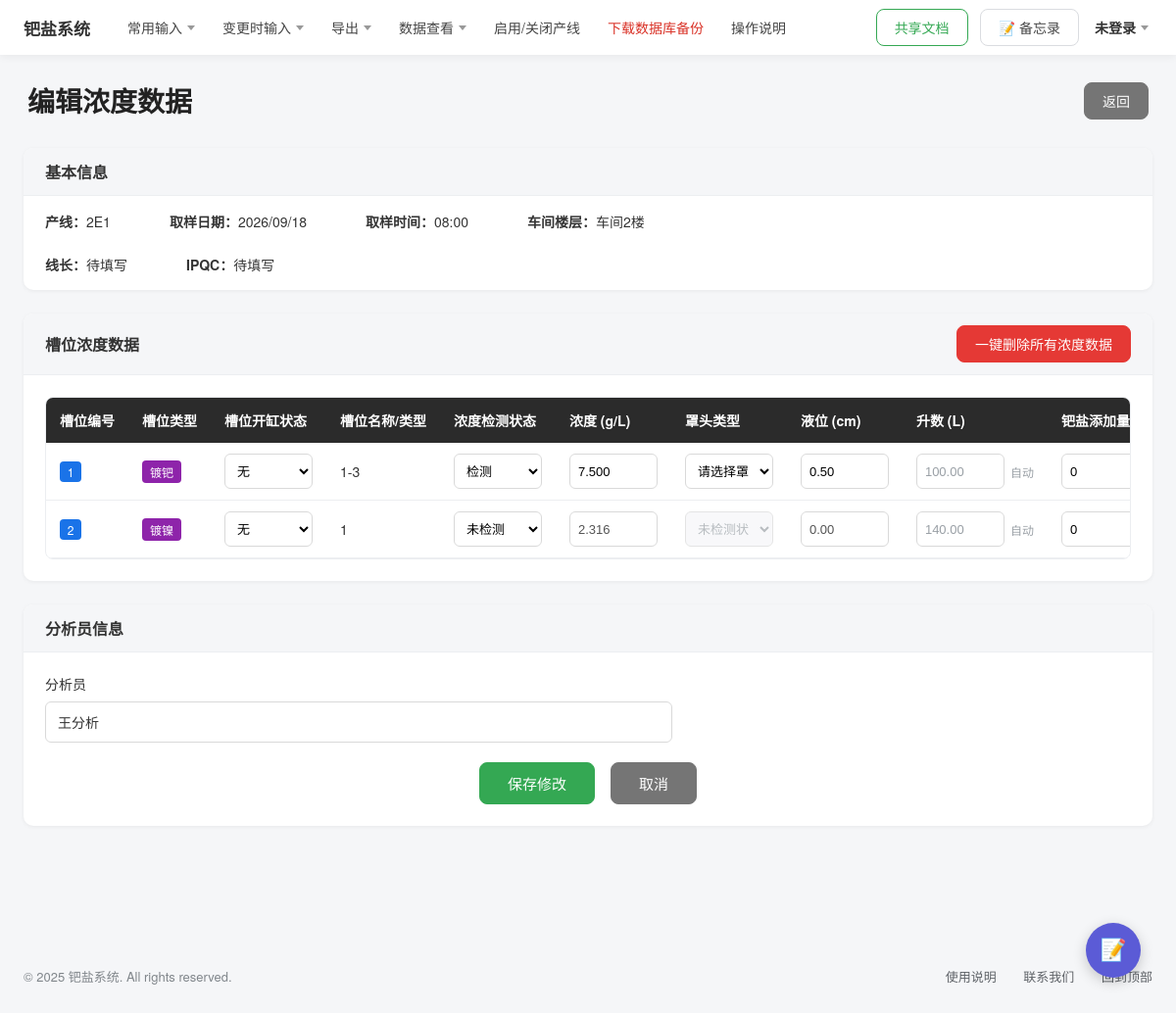
Screenshot of /concentrations/6/edit/ with the database file from the repository.
### palladium/models.py (models this page shows, shortened)
class ConcentrationRecord(models.Model):
    line = models.ForeignKey(
        ProductionLine, on_delete=models.CASCADE,
        related_name='concentration_records', verbose_name='产线',
    )
    sample_date = models.DateField('取样日期')
    sample_time = models.TimeField('取样时间', default=datetime.time(8, 0))
    line_leader = models.CharField('线长', max_length=50, blank=True, default='')
    ipqc = models.CharField('IPQC', max_length=50, blank=True, default='')
    analyst = models.CharField('分析员', max_length=50, blank=True, default='')
    created_by = models.ForeignKey(
        settings.AUTH_USER_MODEL, on_delete=models.SET_NULL,
        null=True, blank=True, related_name='concentration_records', verbose_name='输入人员',
    )
    created_at = models.DateTimeField('创建时间', auto_now_add=True)
    class Meta:
        ordering = ['-sample_date', 'line_id']
        verbose_name = '浓度数据记录'
        verbose_name_plural = '浓度数据记录'

class ProductionLine(models.Model):
    name = models.CharField('产线名称', max_length=50)
    line_no = models.CharField('产线编号', max_length=50, blank=True, default='')
    floor = models.CharField('车间楼层', max_length=20, blank=True, default='')
    plating_type = models.ForeignKey(
        PlatingType, on_delete=models.SET_NULL,
        null=True, blank=True, related_name='lines', verbose_name='镀种',
    )
    is_active = models.BooleanField('是否启用', default=True)
    sort_order = models.IntegerField('排序', default=0)
    created_by = models.ForeignKey(
        settings.AUTH_USER_MODEL, on_delete=models.SET_NULL,
        null=True, blank=True, related_name='production_lines', verbose_name='创建人',
    )
    created_at = models.DateTimeField('创建时间', auto_now_add=True)
    class Meta:
        ordering = ['sort_order', 'id']
        verbose_name = '产线'
        verbose_name_plural = '产线'

class ConcentrationSlot(models.Model):
    record = models.ForeignKey(
        ConcentrationRecord, on_delete=models.CASCADE,
        related_name='slot_rows', verbose_name='浓度记录',
    )
    slot_no = models.IntegerField('槽位编号')
    slot_type = models.CharField('槽位类型', max_length=50, blank=True, default='')
    slot_name = models.CharField('槽位名称/类型', max_length=100, blank=True, default='')
    chemical = models.CharField('化学体系', max_length=100, blank=True, default='')
    open_status = models.CharField('槽位开缸状态', max_length=20, blank=True, default='无')
    test_status = models.CharField('浓度检测状态', max_length=20, blank=True, default='未检测')
    concentration = models.CharField('浓度(g/L)', max_length=50, blank=True, default='0')
    grass_type = models.CharField('草头类型', max_length=50, blank=True, default='')
    liquid_level = models.CharField('液位(cm)', max_length=50, blank=True, default='0')
    liters = models.CharField('升数(L)', max_length=50, blank=True, default='')
    gold_salt = models.CharField('金盐添加量(g)', max_length=50, blank=True, default='')
    class Meta:
        ordering = ['slot_no', 'id']
        verbose_name = '浓度槽位数据'
        verbose_name_plural = '浓度槽位数据'

### palladium/views.py (the view, shortened to what this page needs)
# urls.py: path('concentrations/<int:pk>/edit/', views.concentration_edit, name='concentration_edit'),
def concentration_edit(request, pk):
    record = get_object_or_404(
        ConcentrationRecord.objects.select_related('line'), pk=pk)
    context = {
        'page_title': '编辑浓度数据',
        'record': record,
        'slot_rows': record.slot_rows.all(),
        'open_status_options': OPEN_STATUS,
        'test_status_options': TEST_STATUS,
        'grass_types': GRASS_TYPES,
    }
    return render(request, 'palladium/concentration_edit.html', context)

### templates/palladium/concentration_edit.html (shortened to what this page needs)
{% extends 'base.html' %}
{% load static %}
{% block extra_css %}
<link rel="stylesheet" href="{% static 'css/page-form.css' %}">
{% endblock %}
{% block page_body %}
<div class="edit-header">
    <h1>编辑浓度数据</h1>
    <a class="btn btn-gray" href="{% url 'palladium:concentration_list' %}">返回</a>
</div>
<main class="content form-page" style="max-width:100%;">
    <section class="form-card">
        <div class="form-card-header"><h2>基本信息</h2></div>
        <div class="basic-info-block">
            <div class="basic-info-line">
                <span><strong>产线：</strong>{{ record.line.name }}</span>
                <span><strong>取样日期：</strong>{{ record.sample_date|date:'Y/m/d' }}</span>
                <span><strong>取样时间：</strong>{{ record.sample_time|date:'H:i' }}</span>
                <span><strong>车间楼层：</strong>{{ record.line.floor|default:'—' }}</span>
            </div>
            <div class="basic-info-line">
                <span><strong>线长：</strong>{{ record.line_leader|default:'待填写' }}</span>
                <span><strong>IPQC：</strong>{{ record.ipqc|default:'待填写' }}</span>
            </div>
        </div>
    </section>
    <form method="post" id="concForm" novalidate>
        <section class="form-card">
            <div class="form-card-header">
                <h2>槽位浓度数据</h2>
                <a class="btn btn-red" href="javascript:void(0)" id="btn-clear-all">一键删除所有浓度数据</a>
            </div>
            <div class="form-card-body" style="padding-top:10px;">
                <div class="slot-table-wrap no-shadow">
                    <table class="list-table dark-table">
                        <thead>
                        <tr>
                            <th>槽位编号</th>
                            <th>槽位类型</th>
                            <th>槽位开缸状态</th>
                            <th>槽位名称/类型</th>
                            <th>浓度检测状态</th>
                            <th>浓度 (g/L)</th>
                            <th>罩头类型</th>
                            <th>液位 (cm)</th>
                            <th>升数 (L)</th>
                            <th>钯盐添加量 (g)</th>
                        </tr>
                        </thead>
                        <tbody>
                        {% for s in slot_rows %}
                        <tr>
                            <td><span class="slot-no-blue">{{ s.slot_no }}</span><input type="hidden" name="c_id" value="{{ s.id }}"></td>
                            <td><span class="type-badge {% if s.slot_type == '选金' %}tb-gold{% elif s.slot_type == '点镀' %}tb-cyan{% else %}tb-purple{% endif %}">{{ s.slot_type }}</span></td>
                            <td>
                                <select name="c_open" class="cell-select">
                                    {% for o in open_status_options %}
                                    <option value="{{ o }}" {% if s.open_status == o %}selected{% endif %}>{{ o }}</option>
                                    {% endfor %}
                                </select>
                            </td>
                            <td class="cell-text">{{ s.slot_name }}</td>
                            <td>
                                <select name="c_test" class="cell-select test-select">
                                    {% for t in test_status_options %}
                                    <option value="{{ t }}" {% if s.test_status == t %}selected{% endif %}>{{ t }}</option>
                                    {% endfor %}
                                </select>
                            </td>
                            <td><input type="text" name="c_conc" class="cell-input lock-field" value="{{ s.concentration }}" {% if s.test_status != '检测' %}disabled{% endif %}></td>
                            <td>
                                <select name="c_grass" class="cell-select grass-select lock-field" {% if s.test_status != '检测' %}disabled{% endif %}>
                                    <option value="">{% if s.test_status != '检测' %}未检测状态下不可选择{% else %}请选择罩头类型{% endif %}</option>
                                </select>
                            </td>
                            <td><input type="text" name="c_liquid" class="cell-input lock-field" value="{{ s.liquid_level }}" {% if s.test_status != '检测' %}disabled{% endif %}></td>
                            <td>
                                <div class="cell-addon">
                                    <input type="text" class="cell-input cell-readonly" value="{{ s.liters }}" readonly>
                                    <span class="addon-mini">自动</span>
                                </div>
                            </td>
                            <td><input type="text" name="c_gold" class="cell-input" value="{{ s.gold_salt }}"></td>
                        </tr>
                        {% empty %}
                        <tr><td colspan="10" class="empty-cell">无槽位浓度数据</td></tr>
                        {% endfor %}
                        </tbody>
                    </table>
                </div>
            </div>
        </section>
        <section class="form-card">
            <div class="form-card-header"><h2>分析员信息</h2></div>
            <div class="form-card-body">
                <div class="form-item" style="max-width:640px;">
                    <label>分析员</label>
                    <input type="text" name="analyst" value="{{ record.analyst }}" placeholder="待填写" maxlength="50">
                </div>
                <div class="center-actions" style="margin:20px 0 0;">
                    <button type="submit" class="btn btn-green btn-lg">保存修改</button>
                    <a href="{% url 'palladium:concentration_list' %}" class="btn btn-gray btn-lg">取消</a>
                </div>
            </div>
        </section>
    </form>
</main>
{% endblock %}

### static/css/base.css (style rules this page uses)
* { margin: 0; padding: 0; box-sizing: border-box; }
body { font-family: "Microsoft YaHei", "PingFang SC", "Helvetica Neue", Arial, sans-serif; font-size: 14px; color: #333; background: #f5f6f8; }
a { text-decoration: none; color: inherit; }
.btn { display: inline-flex; align-items: center; justify-content: center; padding: 8px 18px; border: 1px solid #dadce0; border-radius: 8px; background: #fff; font-size: 14px; cursor: pointer; transition: all 0.15s; }
.content { max-width: 1500px; margin: 0 auto; padding: 32px 24px 60px; }

### static/css/page-form.css (style rules this page uses)
.form-page { padding-top: 24px; max-width: 1500px; margin: 0 auto; }
.form-card { background: #fff; border-radius: 10px; box-shadow: 0 1px 4px rgba(0, 0, 0, 0.06); margin-bottom: 24px; overflow: hidden; }
.form-card-header { display: flex; align-items: center; justify-content: space-between; background: #f5f6f8; border-bottom: 1px solid #eceef1; padding: 12px 22px; }
.form-card-header h2 { font-size: 16px; font-weight: 600; color: #333; }
.form-card-body { padding: 22px; }
.form-item { margin-bottom: 18px; }
.form-item label { display: block; margin-bottom: 8px; font-weight: 500; color: #333; }
.form-item input[type="text"], .form-item input[type="date"], .form-item select { width: 100%; height: 42px; padding: 0 12px; border: 1px solid #d9d9d9; border-radius: 6px; font-size: 14px; outline: none; background: #fff; transition: border-color 0.15s, box-shadow 0.15s; color: #333; }
.form-item input::placeholder { color: #b0b4b8; }
.btn-green { background: #34a853; border-color: #34a853; color: #fff; }
.btn-gray { background: #757575; border-color: #757575; color: #fff; }
.btn-red { background: #e53935; border-color: #e53935; color: #fff; }
.btn-lg { padding: 10px 28px; font-size: 15px; }
.list-table { width: 100%; border-collapse: collapse; }
.list-table th { text-align: left; padding: 13px 14px; border-bottom: 2px solid #444; white-space: nowrap; font-weight: 600; background: #fff; }
.list-table td { padding: 11px 14px; border-bottom: 1px solid #eceef1; white-space: nowrap; }
.edit-header { display: flex; align-items: center; justify-content: space-between; padding: 26px 28px 4px; }
.edit-header h1 { font-size: 28px; font-weight: 700; color: #222; }
.center-actions { display: flex; justify-content: center; gap: 16px; margin: 30px 0 10px; }
.slot-table-wrap { margin-top: 12px; border-radius: 8px; overflow: auto; box-shadow: 0 0 0 1px #eceef1; }
.slot-table-wrap.no-shadow { box-shadow: none; border: 1px solid #eceef1; }
.type-badge { display: inline-block; font-size: 12px; padding: 3px 8px; border-radius: 4px; color: #fff; }
.tb-purple { background: #8e24aa; }
.cell-readonly { background: #f5f6f8; color: #9aa0a6; cursor: not-allowed; }
.dark-table th { background: #2b2b2b; color: #fff; border-bottom: none; font-weight: 600; }
.slot-no-blue { display: inline-block; min-width: 22px; text-align: center; background: #1a73e8; color: #fff; border-radius: 4px; font-size: 12px; padding: 2px 6px; }
.cell-select, .cell-input { height: 36px; padding: 0 8px; border: 1px solid #d9d9d9; border-radius: 6px; font-size: 13px; outline: none; background: #fff; width: 100%; min-width: 90px; }
.cell-select:disabled { background: #f5f6f8; color: #9aa0a6; }
.cell-text { color: #333; }
.cell-addon { display: flex; align-items: center; gap: 6px; }
.addon-mini { color: #9aa0a6; font-size: 12px; white-space: nowrap; }
.basic-info-block { padding: 4px 0; }
.basic-info-line { display: flex; gap: 60px; padding: 12px 22px; font-size: 14px; color: #333; }

### rows the page displays
ConcentrationRecord: line.name "2E1", sample_date "2026/09/18", sample_time "08:00", line.floor "车间2楼", line_leader "待填写", ipqc "待填写", analyst "王分析"
ConcentrationSlot: slot_no "1", slot_type "镀钯", c_open "无", slot_name "1-3", c_test "检测", c_conc "7.500", c_liquid "0.50", liters "100.00", c_gold "0"
ConcentrationSlot: slot_no "2", slot_type "镀镍", c_open "无", slot_name "1", c_test "未检测", c_conc "2.316", c_liquid "0.00", liters "140.00", c_gold "0"
